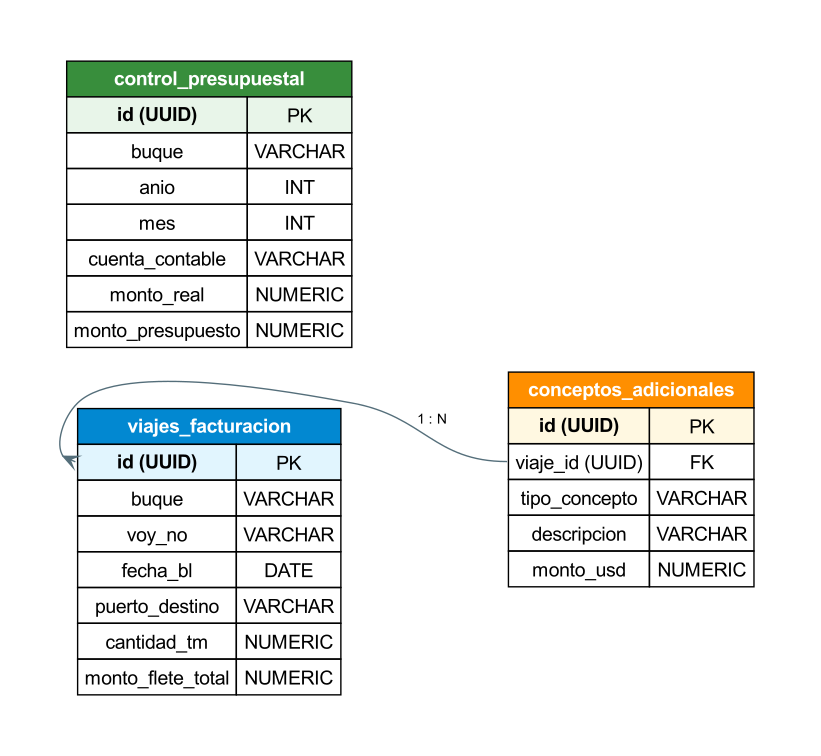

Source code (Python):
import graphviz
import os

def generate_db_mock_pdf():
    base_name = "ESQUEMA_BD_MOCK_V1"
    output_filename = base_name
    
    print(f"Generando Mock BD: {output_filename}.pdf")
    
    potential_paths = [
        r"C:\Program Files\Graphviz\bin",
        r"C:\Program Files (x86)\Graphviz\bin",
    ]
    for p in potential_paths:
        if os.path.exists(p) and p not in os.environ["PATH"]:
            os.environ["PATH"] += os.pathsep + p

    dot_code = """
    digraph DBMock {
        rankdir=LR;
        nodesep=0.5;
        ranksep=1.0;
        
        node [shape=plaintext, fontname="Arial"];
        edge [fontname="Arial", fontsize=10, color="#546E7A"];

        # TABLA: VIAJES
        viajes [label=<
        <TABLE BORDER="0" CELLBORDER="1" CELLSPACING="0" CELLPADDING="4">
            <TR><TD COLSPAN="2" BGCOLOR="#0288D1"><FONT COLOR="white"><B>viajes_facturacion</B></FONT></TD></TR>
            <TR><TD PORT="id" BGCOLOR="#E1F5FE"><B>id (UUID)</B></TD><TD BGCOLOR="#E1F5FE">PK</TD></TR>
            <TR><TD>buque</TD><TD>VARCHAR</TD></TR>
            <TR><TD>voy_no</TD><TD>VARCHAR</TD></TR>
            <TR><TD>fecha_bl</TD><TD>DATE</TD></TR>
            <TR><TD>puerto_destino</TD><TD>VARCHAR</TD></TR>
            <TR><TD>cantidad_tm</TD><TD>NUMERIC</TD></TR>
            <TR><TD>monto_flete_total</TD><TD>NUMERIC</TD></TR>
        </TABLE>
        >];

        # TABLA: CONCEPTOS ADICIONALES
        conceptos [label=<
        <TABLE BORDER="0" CELLBORDER="1" CELLSPACING="0" CELLPADDING="4">
            <TR><TD COLSPAN="2" BGCOLOR="#FF8F00"><FONT COLOR="white"><B>conceptos_adicionales</B></FONT></TD></TR>
            <TR><TD PORT="id" BGCOLOR="#FFF8E1"><B>id (UUID)</B></TD><TD BGCOLOR="#FFF8E1">PK</TD></TR>
            <TR><TD PORT="viaje_id">viaje_id (UUID)</TD><TD>FK</TD></TR>
            <TR><TD>tipo_concepto</TD><TD>VARCHAR</TD></TR>
            <TR><TD>descripcion</TD><TD>VARCHAR</TD></TR>
            <TR><TD>monto_usd</TD><TD>NUMERIC</TD></TR>
        </TABLE>
        >];
        
        # TABLA: CONTROL PRESUPUESTAL
        presupuesto [label=<
        <TABLE BORDER="0" CELLBORDER="1" CELLSPACING="0" CELLPADDING="4">
            <TR><TD COLSPAN="2" BGCOLOR="#388E3C"><FONT COLOR="white"><B>control_presupuestal</B></FONT></TD></TR>
            <TR><TD PORT="id" BGCOLOR="#E8F5E9"><B>id (UUID)</B></TD><TD BGCOLOR="#E8F5E9">PK</TD></TR>
            <TR><TD>buque</TD><TD>VARCHAR</TD></TR>
            <TR><TD>anio</TD><TD>INT</TD></TR>
            <TR><TD>mes</TD><TD>INT</TD></TR>
            <TR><TD>cuenta_contable</TD><TD>VARCHAR</TD></TR>
            <TR><TD>monto_real</TD><TD>NUMERIC</TD></TR>
            <TR><TD>monto_presupuesto</TD><TD>NUMERIC</TD></TR>
        </TABLE>
        >];

        # Relaciones (Foreign Keys)
        viajes:id -> conceptos:viaje_id [label=" 1 : N", dir=back, arrowtail=crow, arrowhead=none];
    }
    """
    
    try:
        src = graphviz.Source(dot_code)
        output_dir = os.path.dirname(os.path.abspath(__file__))
        file_path = src.render(filename=os.path.join(output_dir, output_filename), format='pdf', view=False, cleanup=True)
        print(f"Generado exitosamente: {os.path.abspath(file_path)}")
        
    except Exception as e:
        print(f"Error generando diagrama BD: {e}")

if __name__ == "__main__":
    generate_db_mock_pdf()
